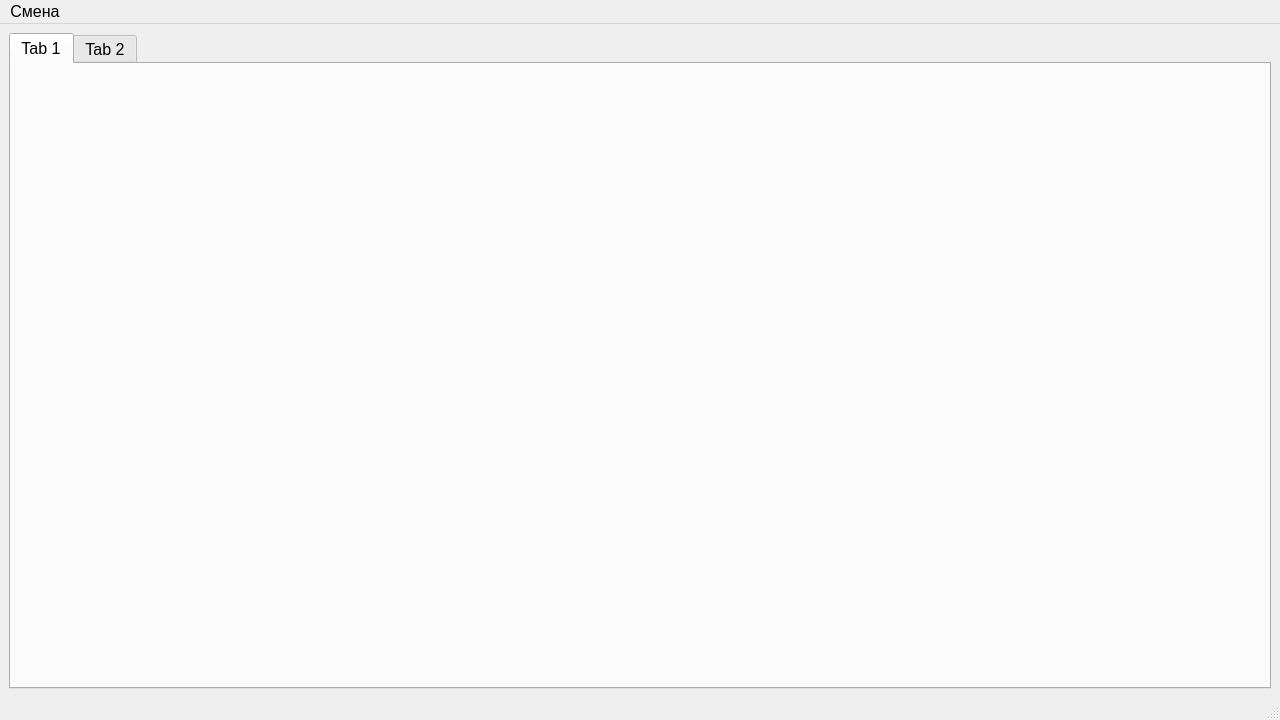
<?xml version="1.0" encoding="UTF-8"?>
<ui version="4.0">
 <class>extrusion_window</class>
 <widget class="QMainWindow" name="extrusion_window">
  <property name="geometry">
   <rect>
    <x>0</x>
    <y>0</y>
    <width>1280</width>
    <height>720</height>
   </rect>
  </property>
  <property name="minimumSize">
   <size>
    <width>1280</width>
    <height>720</height>
   </size>
  </property>
  <property name="windowTitle">
   <string>MainWindow</string>
  </property>
  <widget class="QWidget" name="centralwidget">
   <layout class="QGridLayout" name="gridLayout">
    <item row="0" column="0">
     <widget class="QTabWidget" name="extr_tabs">
      <property name="font">
       <font>
        <family>Segoe UI</family>
        <pointsize>12</pointsize>
       </font>
      </property>
      <widget class="QWidget" name="tab">
       <attribute name="title">
        <string>Tab 1</string>
       </attribute>
      </widget>
      <widget class="QWidget" name="tab_2">
       <attribute name="title">
        <string>Tab 2</string>
       </attribute>
      </widget>
     </widget>
    </item>
   </layout>
  </widget>
  <widget class="QMenuBar" name="menubar">
   <property name="geometry">
    <rect>
     <x>0</x>
     <y>0</y>
     <width>1280</width>
     <height>27</height>
    </rect>
   </property>
   <property name="font">
    <font>
     <pointsize>12</pointsize>
    </font>
   </property>
   <widget class="QMenu" name="menu">
    <property name="font">
     <font>
      <pointsize>12</pointsize>
     </font>
    </property>
    <property name="title">
     <string>Смена</string>
    </property>
    <addaction name="action"/>
    <addaction name="action_2"/>
   </widget>
   <addaction name="menu"/>
  </widget>
  <widget class="QStatusBar" name="statusbar"/>
  <action name="action">
   <property name="text">
    <string>Начать смену</string>
   </property>
   <property name="font">
    <font>
     <pointsize>12</pointsize>
    </font>
   </property>
  </action>
  <action name="action_2">
   <property name="text">
    <string>Закончить смену</string>
   </property>
   <property name="font">
    <font>
     <pointsize>12</pointsize>
    </font>
   </property>
  </action>
 </widget>
 <resources/>
 <connections/>
</ui>
